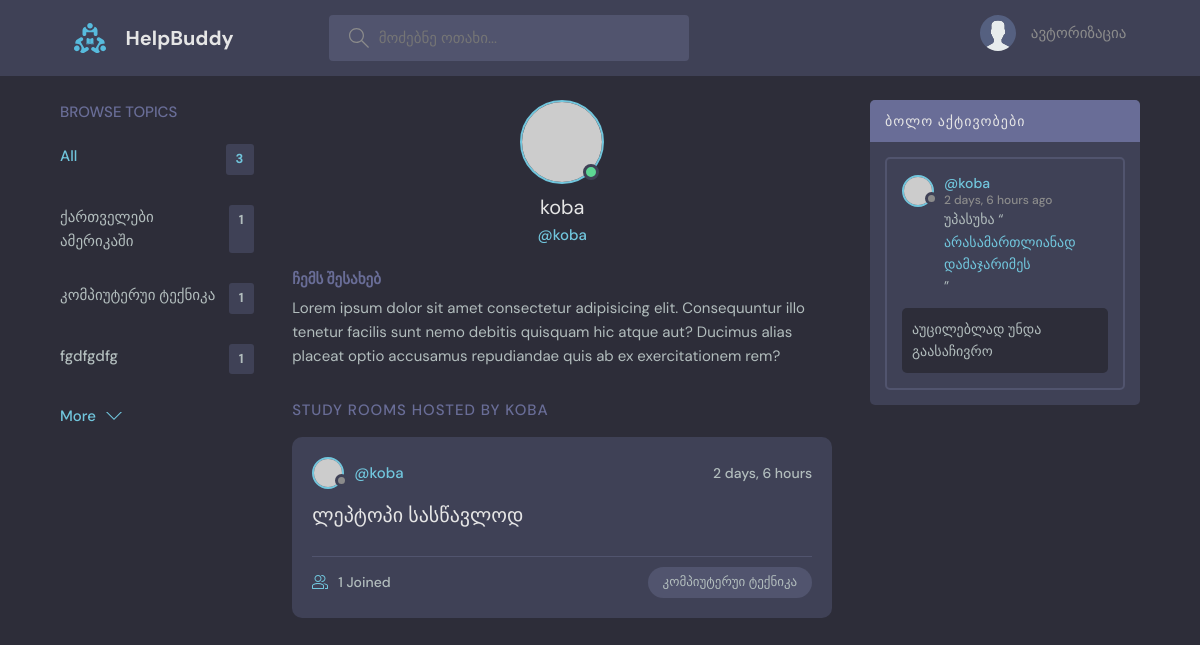
The page /profile/7/ on the database its author committed.
### base/models.py (models this page shows, shortened)
class Topic(models.Model):
    name = models.CharField(max_length=200)

class Room(models.Model):
    host = models.ForeignKey(User, on_delete=models.SET_NULL, null=True)
    topic = models.ForeignKey(
        Topic, on_delete=models.SET_NULL, null=True)  # Topic CLASS-ი
    name = models.CharField(max_length=200)
    description = models.TextField(null=True, blank=True)
    participants = models.ManyToManyField(
        User, related_name='participants', blank=True)
    updated = models.DateTimeField(auto_now=True)  # ინახავს დროს ყოველ ჯერზე
    created = models.DateTimeField(auto_now_add=True)
    class Meta:
        ordering = ['-updated', '-created']
    def __str__(self):
        return self.name

class Message(models.Model):
    user = models.ForeignKey(User, on_delete=models.CASCADE)
    room = models.ForeignKey(Room, on_delete=models.CASCADE)
    body = models.TextField()
    updated = models.DateTimeField(auto_now=True)
    created = models.DateTimeField(auto_now_add=True)
    class Meta:
        ordering = ['-updated', '-created']

### base/views.py (the view)
# urls.py: path('profile/<str:pk>/', views.userProfile, name='user-profile'),
def userProfile(request, pk):
    user = User.objects.get(id=pk)
    rooms = user.room_set.all()  # type: ignore
    room_messages = user.message_set.all()  # type: ignore
    topics = Topic.objects.all()  # type: ignore
    context = {'user': user, 'rooms': rooms,
               'room_messages': room_messages, 'topics': topics}
    return render(request, 'base/profile.html', context)

### base/templates/base/profile.html (shortened to what this page needs)
{% extends "main.html" %}
{% block content %}
  <main class="profile-page layout layout--3">
    <div class="container">
      {% include 'base/components/topics_component.html' %}
      <div class="roomList">
        <div class="profile">
          <div class="profile__avatar">
            <div class="avatar avatar--large active">
              <img src="https://randomuser.me/api/portraits/men/97.jpg" alt="profile_image"/>
            </div>
          </div>
          <div class="profile__info">
            <h3>{{user.username}}</h3>
            <p>@{{user.username}}</p>
          </div>
          <div class="profile__about">
            <h3>ჩემს შესახებ</h3>
            <p>
              Lorem ipsum dolor sit amet consectetur adipisicing elit. Consequuntur illo tenetur
              facilis sunt nemo debitis quisquam hic atque aut? Ducimus alias placeat optio
              accusamus repudiandae quis ab ex exercitationem rem?
            </p>
          </div>
        </div>
        <div class="roomList__header">
          <div>
            <h2>Study Rooms Hosted by {{user.username}}</a>
            </h2>
          </div>
        </div>
        {% include 'base/components/feed_component.html' %}
      </div>
      {% include 'base/components/activity_component.html' %}
    </div>
  </main>
{% endblock content %}

### base/templates/base/components/topics_component.html
<div class="topics">
  <div class="topics__header">
    <h2>Browse Topics</h2>
  </div>
  <ul class="topics__list">
    <li>
      <a href="{% url 'home' %}" class="active"
        >All <span>{{topics.count}}</span></a
      >
    </li>
    {% for topic in topics %}
    <li>
      <a href="{% url 'home' %}?q={{topic.name}}"
        >{{topic.name}} <span>{{topic.room_set.all.count}}</span></a
      >
    </li>
    {% endfor %}
  </ul>
  <a class="btn btn--link" href="{% url 'topics' %}">
    More
    <svg
      version="1.1"
      xmlns="http://www.w3.org/2000/svg"
      width="32"
      height="32"
      viewBox="0 0 32 32"
    >
      <title>chevron-down</title>
      <path d="M16 21l-13-13h-3l16 16 16-16h-3l-13 13z"></path>
    </svg>
  </a>
</div>

### base/templates/base/components/feed_component.html (shortened to what this page needs)
{% for room in rooms %}
<div class="roomListRoom">
  <div class="roomListRoom__header">
    <a
      href="{% url 'user-profile' room.host.id %}"
      class="roomListRoom__author"
    >
      <div class="avatar avatar--small">
        <img
          src="https://randomuser.me/api/portraits/men/97.jpg"
          alt="profile_image"
        />
      </div>
      <span>@{{room.host.username}}</span>
    </a>
    <div class="roomListRoom__actions">
      <span>{{room.created|timesince}}</span>
    </div>
  </div>
  <div class="roomListRoom__content">
    <a href="{% url 'room' room.id %}">{{room.name}}</a>
  </div>
  <div class="roomListRoom__meta">
    <a href="{% url 'room' room.id %}" class="roomListRoom__joined">
      {{room.participants.all.count}} Joined
    </a>
    <p class="roomListRoom__topic">{{room.topic.name}}</p>
  </div>
</div>
{% endfor %}

### base/templates/base/components/activity_component.html (shortened to what this page needs)
<div class="activities">
  <div class="activities__header">
    <h2>ბოლო აქტივობები</h2>
  </div>
  {% for message in room_messages %}
  <div class="activities__box">
    <div class="activities__boxHeader roomListRoom__header">
      <a
        href="{% url 'user-profile' message.user.id %}"
        class="roomListRoom__author"
      >
        <div class="avatar avatar--small">
          <img
            src="https://randomuser.me/api/portraits/men/97.jpg"
            alt="profile_image"
          />
        </div>
        <p>
          @{{message.user}}
          <span>{{message.created|timesince}} ago</span>
        </p>
      </a>
    </div>
    <div class="activities__boxContent">
      <p>
        უპასუხა “<a href="{% url 'room' message.room.id %}">{{message.room}}</a
        >”
      </p>
      <div class="activities__boxRoomContent">{{message.body}}</div>
    </div>
  </div>
  {% endfor %}
</div>

### rows shown on the page
Topic: name "ქართველები ამერიკაში", room_set.all.count "1"
Topic: name "კომპიუტერუი ტექნიკა", room_set.all.count "1"
Topic: name "fgdfgdfg", room_set.all.count "1"
Room: host.username "koba", created "2 days, 6 hours", name "ლეპტოპი სასწავლოდ", participants.all.count "1", topic.name "კომპიუტერუი ტექნიკა"
Message: user "koba", created "2 days, 6 hours", room "არასამართლიანად დამაჯარიმეს", body "აუცილებლად უნდა გაასაჩივრო"

### other values the page prints
{{ topics.count }} "3"
{{ user.username }} "koba"
{{ user.username }} "KOBA"
